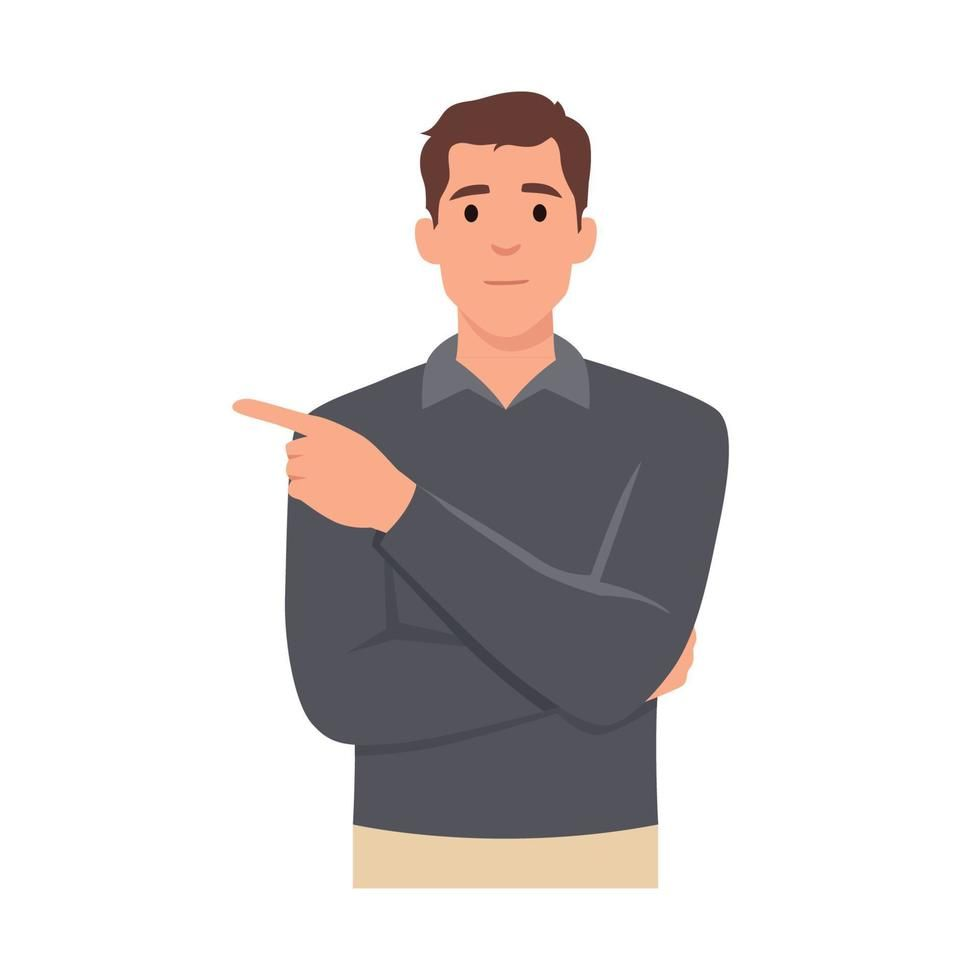
#> input picture Feature Extraction_SIFT/data_images/101074fbb67d33f6e30fb5a2a6b43a05.jpg, 980 x 980 px
$ python -i ellipse_detection.py   (imports and definitions only)
#> lines starting #> are read from the running program, lines starting #| are printed output that depends on the picture; after the words box and inside, x2 and y2 are one past the last pixel; in counts of white or black regions, pixels touching at a corner belong together
#> further down, picture is the input picture: shape (980, 980, 3); mean B, G, R 218.1, 218.6, 222.8
import cv2
import numpy as np

def detect_ellipses(image):
    """
    Detect ellipses in an image using Hough transform implementation.

    Returns:
        list: List of detected ellipses in
    """
    # Convert to grayscale/color mask depending on image format.
    if image.ndim == 3:
        channels = image.shape[2]
#> channels = 3

        if channels == 4:
            image = cv2.cvtColor(image, cv2.COLOR_BGRA2BGR)
            channels = 3

        if channels == 3:
            # Convert to HSV for better color segmentation.
            hsv = cv2.cvtColor(image, cv2.COLOR_BGR2HSV)
#> hsv: shape (980, 980, 3); mean H, S, V 22.4, 12.1, 224.5
            # Take saturation channel directly (avoid tuple-unpacking edge cases).
            saturation = hsv[:, :, 1]
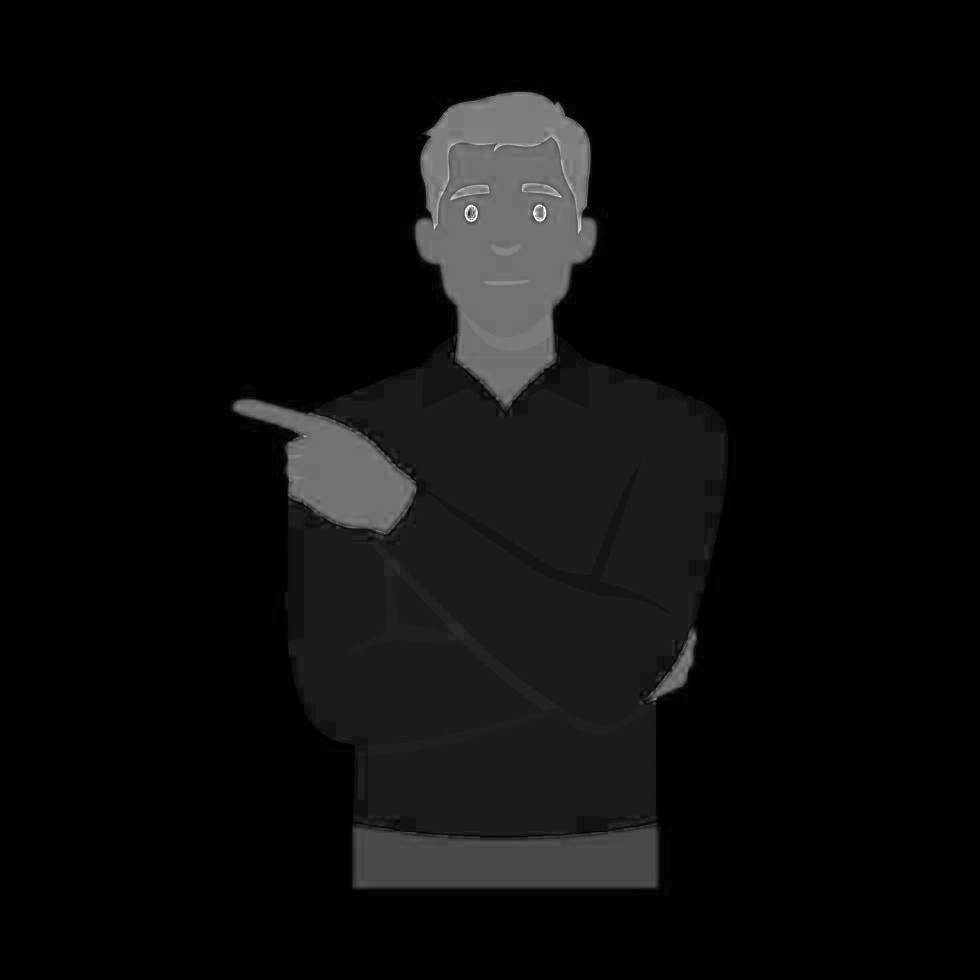
#> saturation: shape (980, 980); min 0, max 255, mean 12.1
            # Threshold on saturation to identify colored regions.
            _, mask = cv2.threshold(saturation, 20, 255, cv2.THRESH_BINARY)
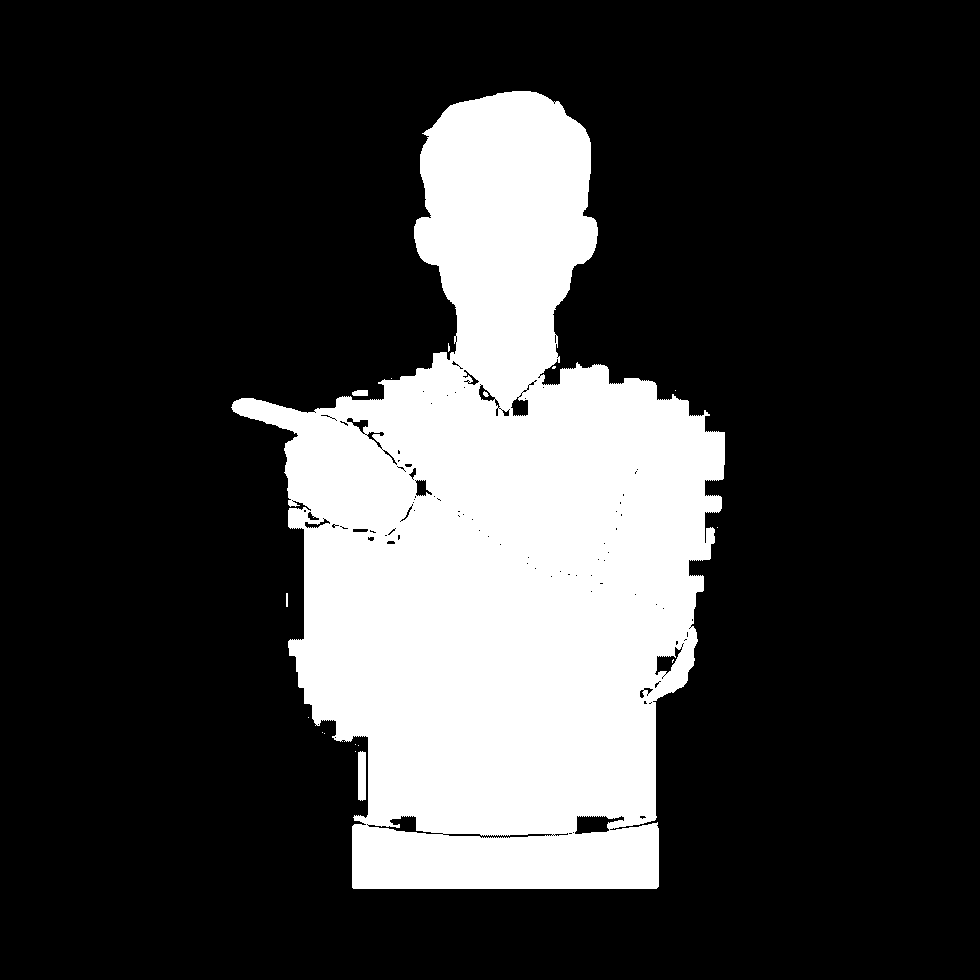
#> mask: shape (980, 980); 23.4% white; 17 white regions (12 under 20 px)
        elif channels == 1:
            # Single-channel stored as HxWx1.
            gray = image[:, :, 0]
            _, mask = cv2.threshold(gray, 200, 255, cv2.THRESH_BINARY_INV)
        else:
            raise ValueError(f"Unsupported channel count: {channels}")
    else:
        # If grayscale (HxW), use intensity thresholding.
        _, mask = cv2.threshold(image, 200, 255, cv2.THRESH_BINARY_INV)

    # Find contours in the mask
    # OpenCV 3 returns (image, contours, hierarchy), OpenCV 4 returns (contours, hierarchy).
    contours_result = cv2.findContours(mask, cv2.RETR_EXTERNAL, cv2.CHAIN_APPROX_SIMPLE)
#> contours_result = 15 contours, 12 with area under 20; largest, box (x1, y1, x2, y2) and area: (231, 91, 725, 889) 225308, (358, 751, 366, 801) 333, (352, 390, 368, 396) 68
    if len(contours_result) == 2:
        contours, _ = contours_result
#> contours has the same summary as contours_result
    else:
        _, contours, _ = contours_result

    # Filter small contours
    min_area = 10
    contours = [c for c in contours if cv2.contourArea(c) > min_area]
#> contours = 4 contours, 1 with area under 20; largest, box (x1, y1, x2, y2) and area: (231, 91, 725, 889) 225308, (358, 751, 366, 801) 333, (352, 390, 368, 396) 68

    detected_ellipses = []

    for contour in contours:
        # We'll implement our own ellipse fitting algorithm here
        # 1. Calculate moments to find centroid
        M = cv2.moments(contour)
        if M["m00"] == 0:
            continue

        # Get centroid coordinates
        cx = int(M["m10"] / M["m00"])
        cy = int(M["m01"] / M["m00"])

        # 2. Get points of the contour
        points = contour.reshape(-1, 2)

        # 3. Calculate covariance matrix for points
        # This gives us information about the shape and orientation
        points = points.astype(np.float64)
        points_centered = points - np.array([cx, cy])

        # Skip if too few points
        if len(points_centered) < 5:
            continue

        # Calculate covariance matrix
        cov = np.cov(points_centered.T)

        # 4. Get eigenvalues and eigenvectors of the covariance matrix
        # These give us the axes and orientation of the ellipse
        eigenvalues, eigenvectors = np.linalg.eig(cov)

        # Sort eigenvalues and corresponding eigenvectors
        idx = eigenvalues.argsort()[::-1]
        eigenvalues = eigenvalues[idx]
        eigenvectors = eigenvectors[:, idx]

        # 5. Calculate major and minor axes
        # The eigenvalues are related to the variance along the axes
        major_axis = 2 * np.sqrt(5.991 * eigenvalues[0])  # 5.991 is chi-square value for 95% confidence
        minor_axis = 2 * np.sqrt(5.991 * eigenvalues[1])

        # Make sure we capture full extent of the blob
        # Find maximum distance from center to any contour point
        max_distance = 0
        for point in points:
            distance = np.sqrt((point[0] - cx)**2 + (point[1] - cy)**2)
            max_distance = max(max_distance, distance)

        # Adjust axes if needed
        scale_factor = 1.01 * max_distance / (major_axis / 2)
        major_axis *= scale_factor
        minor_axis *= scale_factor

        # 6. Calculate angle of orientation
        angle = np.arctan2(eigenvectors[1, 0], eigenvectors[0, 0]) * 180 / np.pi

        # Format as OpenCV ellipse: ((center_x, center_y), (major_axis, minor_axis), angle)
        ellipse = ((cx, cy), (major_axis, minor_axis), angle)
        detected_ellipses.append(ellipse)
#> this loop made 4 passes
#> (cx, cy, cov, eigenvalues, eigenvectors, idx, major_axis, minor_axis) on passes 3 to 4: (360, 392, [[36.44, -0.944], [-0.944, 3.94]], [36.47, 3.92], [[1, 0.029], [-0.029, 1]], [0, 1], 16.66, 5.46), (501, 547, [[23716.4, -405.6], [-405.6, 38292.7]], [38304, 23705.1], [[0.0278, -1], [-1, -0.0278]], [1, 0], 923, 726.1)
#> (cx, cy, cov, eigenvalues, eigenvectors, major_axis, minor_axis, scale_factor) on pass 1: (361, 775, [[5.36, 6.3e-16], [6.3e-16, 609.5]], [609.5, 5.36], [[1.04e-18, 1], [1, 0]], 50.54, 4.74, 0.418)
#> after the loop, detected_ellipses = [((361, 775), (50.54, 4.74), 90), ((360, 392), (16.66, 5.46), -1.66), ((501, 547), (923, 726.1), -88.41)]

    print(f"Detected {len(detected_ellipses)} ellipses")
#| Detected 3 ellipses
    return detected_ellipses

>>> import cv2
>>> picture = cv2.imread('../../../Feature Extraction_SIFT/data_images/101074fbb67d33f6e30fb5a2a6b43a05.jpg')
>>> result = detect_ellipses(picture)
#> result has the same summary as detected_ellipses in detect_ellipses

$ run again, on Feature Extraction_SIFT/data_images/49bf89814063a2c3ca2dfa5eff08f3cb.jpg
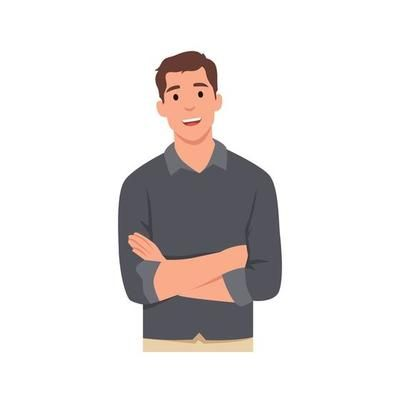
#> input picture Feature Extraction_SIFT/data_images/49bf89814063a2c3ca2dfa5eff08f3cb.jpg, 400 x 400 px
#> picture is the input picture: shape (400, 400, 3); mean B, G, R 223.7, 224.6, 229.2
#> hsv: shape (400, 400, 3); mean H, S, V 18.8, 11.1, 230.3
#> in detect_ellipses, `saturation = hsv[:, :, 1]`:
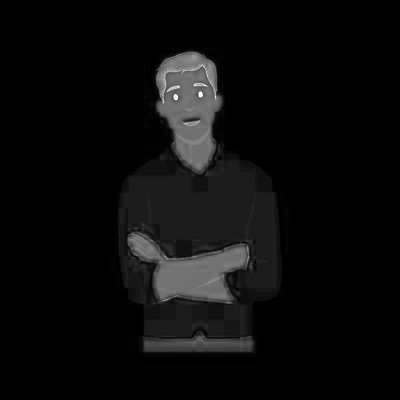
#> saturation: shape (400, 400); min 0, max 255, mean 11.1
#> in detect_ellipses, `_, mask = cv2.threshold(saturation, 20, 255, cv2.THRESH_BINARY)`:
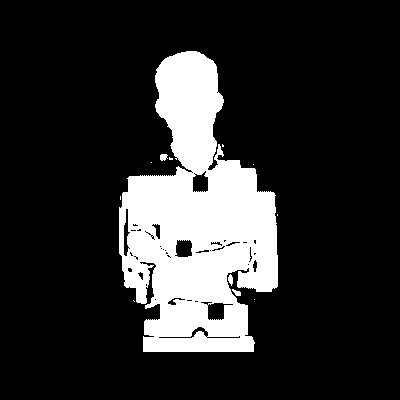
#> mask: shape (400, 400); 17.9% white; 12 white regions (8 under 20 px)
#> contours_result = 12 contours, 8 with area under 20; largest, box (x1, y1, x2, y2) and area: (119, 51, 278, 352) 29340, (160, 154, 168, 161) 32, (228, 274, 233, 286) 28, (232, 289, 241, 296) 26
#> in detect_ellipses, `contours, _ = contours_result`: contours has the same summary as contours_result
#> in detect_ellipses, `contours = [c for c in contours if cv2.contourArea(c) > min_area]`: contours = 4 contours; box (x1, y1, x2, y2) and area: (119, 51, 278, 352) 29340, (160, 154, 168, 161) 32, (228, 274, 233, 286) 28, (232, 289, 241, 296) 26
#> the loop in detect_ellipses, `for contour in contours: # We'll implement our own ellipse fitting alg..` made 4 passes
#> (cx, cy, cov, eigenvalues, eigenvectors, idx, major_axis, minor_axis) on passes 1 to 3: (236, 292, [[7.9, 3.54], [3.54, 4.81]], [10.22, 2.5], [[0.837, -0.548], [0.548, 0.837]], [0, 1], 10.1, 4.99), (230, 279, [[1.92, 1.29], [1.29, 15.26]], [15.38, 1.79], [[-0.0955, -0.995], [-0.995, 0.0955]], [1, 0], 12.29, 4.2), (162, 156, [[6.5, -1.11], [-1.11, 4.69]], [7.03, 4.16], [[0.903, 0.43], [-0.43, 0.903]], [0, 1], 10.88, 8.37)
#> after the loop in detect_ellipses, `for contour in contours:`: detected_ellipses = [((236, 292), (10.1, 4.99), 33.2), ((230, 279), (12.29, 4.2), -95.48), ((162, 156), (10.88, 8.37), -25.46), ((196, 224), (350, 185), -90.63)]
#| Detected 4 ellipses
#> result has the same summary as detected_ellipses in detect_ellipses

$ run again, on Feature Extraction_SIFT/data_images/8ed8fdcc1da40ed55bcbd8e79679ddb4.jpg
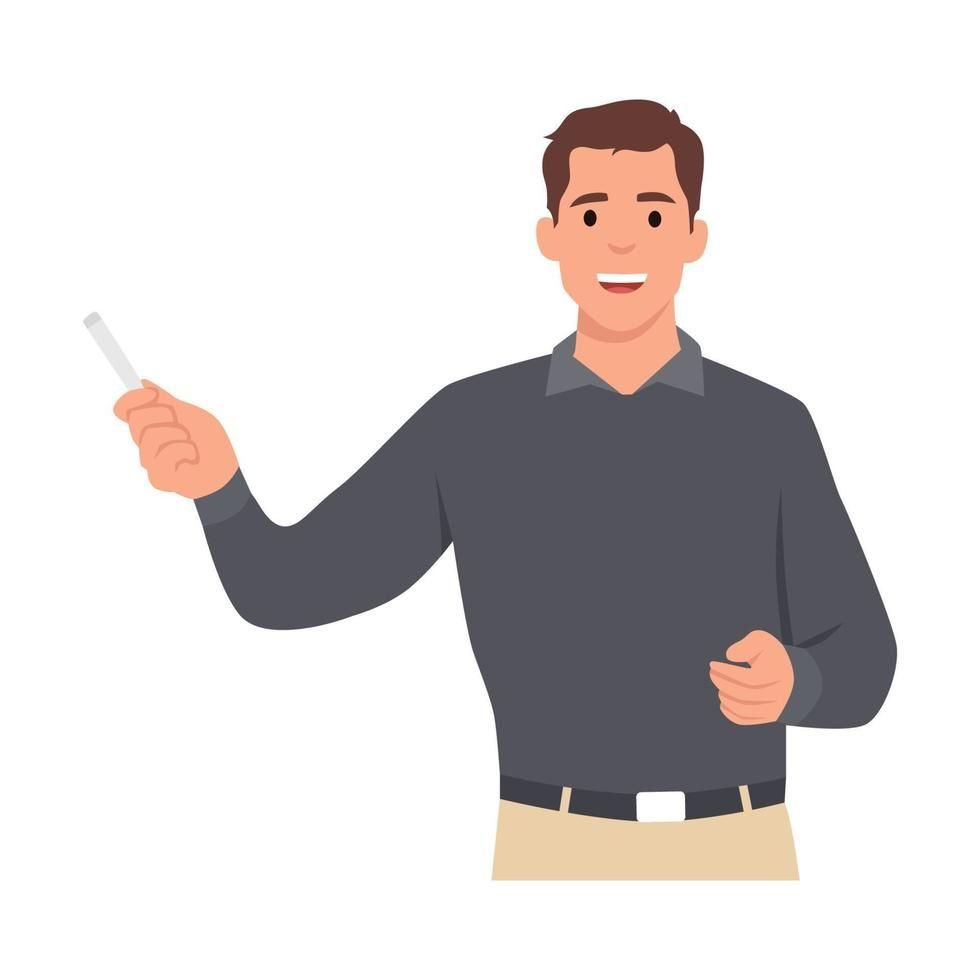
#> input picture Feature Extraction_SIFT/data_images/8ed8fdcc1da40ed55bcbd8e79679ddb4.jpg, 980 x 980 px
#> picture is the input picture: shape (980, 980, 3); mean B, G, R 213.6, 214, 218.3
#> hsv: shape (980, 980, 3); mean H, S, V 25.9, 12.9, 220.2
#> in detect_ellipses, `saturation = hsv[:, :, 1]`:
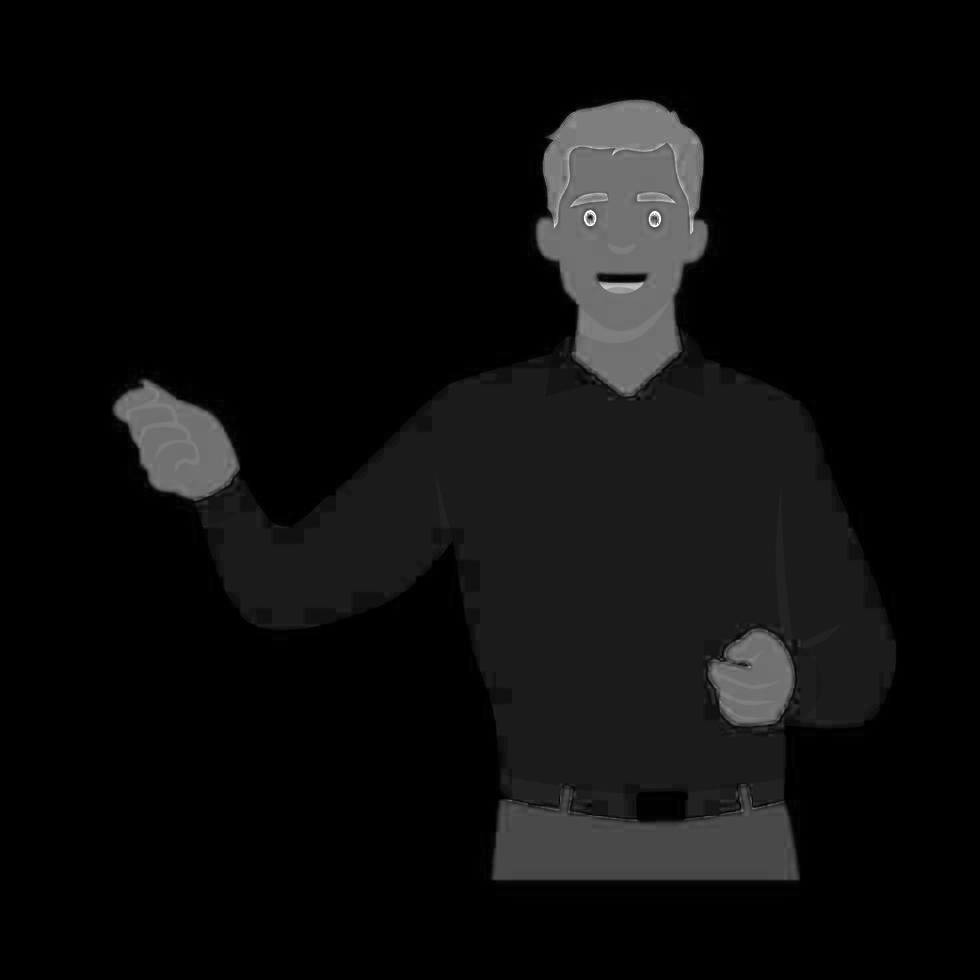
#> saturation: shape (980, 980); min 0, max 255, mean 12.9
#> in detect_ellipses, `_, mask = cv2.threshold(saturation, 20, 255, cv2.THRESH_BINARY)`:
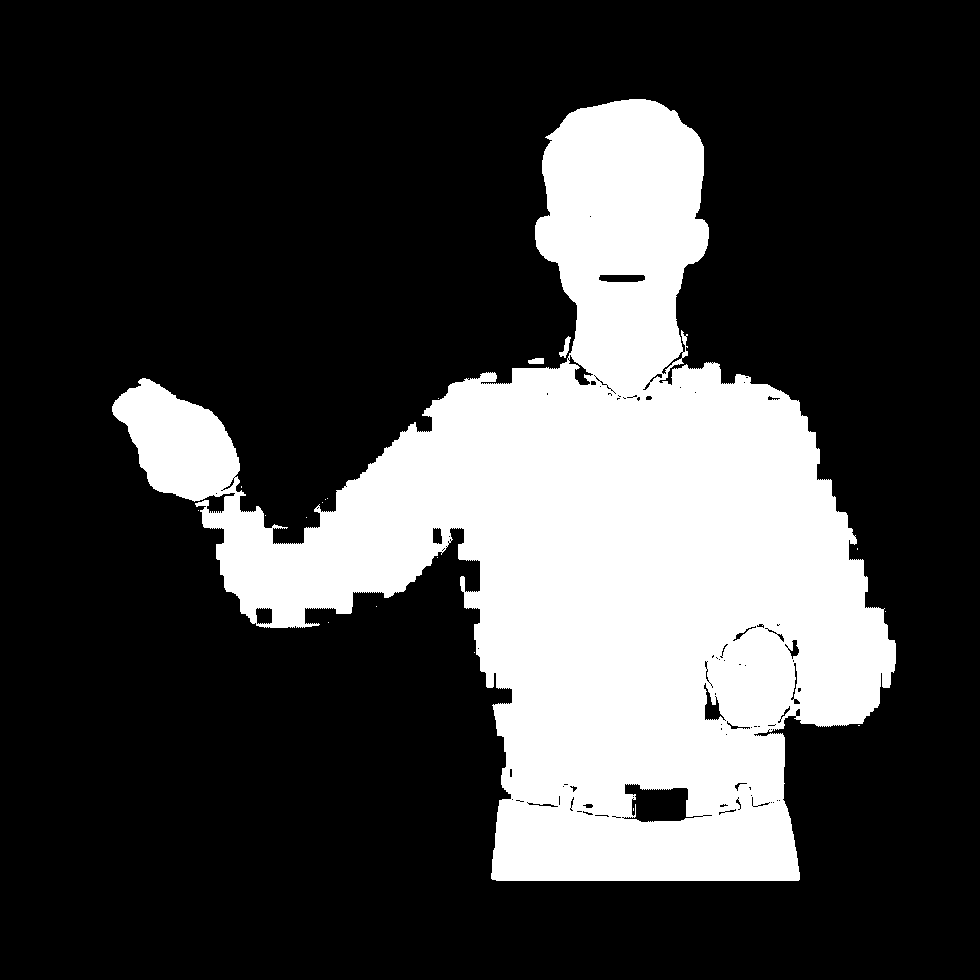
#> mask: shape (980, 980); 25.9% white; 19 white regions (16 under 20 px)
#> contours_result = 18 contours, 15 with area under 20; largest, box (x1, y1, x2, y2) and area: (112, 99, 896, 881) 251069, (559, 336, 571, 358) 84, (528, 358, 544, 364) 64
#> in detect_ellipses, `contours, _ = contours_result`: contours has the same summary as contours_result
#> in detect_ellipses, `contours = [c for c in contours if cv2.contourArea(c) > min_area]`: contours = 3 contours; box (x1, y1, x2, y2) and area: (112, 99, 896, 881) 251069, (559, 336, 571, 358) 84, (528, 358, 544, 364) 64
#> the loop in detect_ellipses, `for contour in contours: # We'll implement our own ellipse fitting alg..` made 3 passes
#> (cx, cy, cov, eigenvalues, eigenvectors, idx, major_axis, minor_axis) on passes 1 to 3: (536, 360, [[34, -2.17], [-2.17, 3.94]], [34.16, 3.79], [[0.997, 0.0715], [-0.0715, 0.997]], [0, 1], 16.66, 5.55), (565, 347, [[11.07, -16.97], [-16.97, 52.66]], [58.7, 5.03], [[0.336, -0.942], [-0.942, -0.336]], [1, 0], 23.03, 6.74), (598, 545, [[49261.1, 744.6], [744.6, 28570.3]], [49287.8, 28543.5], [[0.999, -0.0359], [0.0359, 0.999]], [0, 1], 1021.1, 777)
#> after the loop in detect_ellipses, `for contour in contours:`: detected_ellipses = [((536, 360), (16.66, 5.55), -4.1), ((565, 347), (23.03, 6.74), -70.39), ((598, 545), (1021.1, 777), 2.06)]
#| Detected 3 ellipses
#> result has the same summary as detected_ellipses in detect_ellipses
